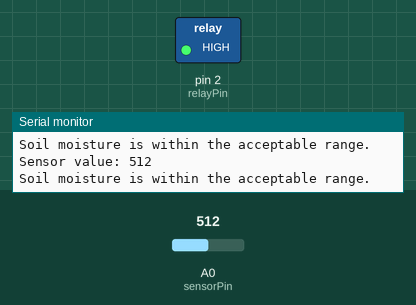
Simulated run of this sketch. Board: Arduino Uno, built with avr-gcc and run on an emulated ATmega328P. Shown: switched loads named in the sketch (green lamp = pin HIGH), the last lines printed to the serial monitor. The test bench sets the inputs (shaded band); at power-on: A0 (sensorPin) = 512.

Above: at 1.3 s.
1.4 s: A0 (sensorPin) set to 685
2.9 s: A0 (sensorPin) set to 711
At 3.4 s:
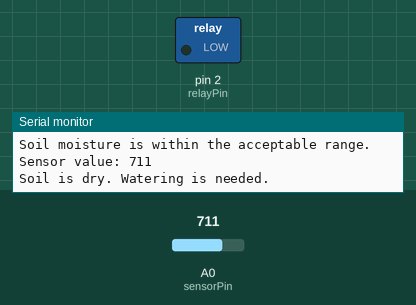
Timing chart, 0 to 5.9 s (numbered marks = the images above; inputs shaded):
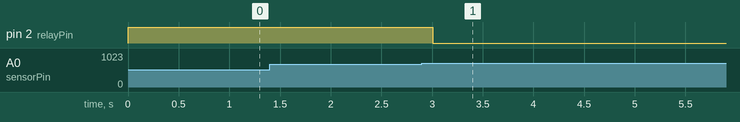

Measured:
- the behaviour switches between 699 and 700 on A0 (sensorPin) (found by bisection; images 0 and 1)
- after the input at 2.9 s, pin 2 (relayPin): HIGH → LOW after 0.11 s

The sketch:

irrigation_system.ino
```cpp
// Define the pin for the soil moisture sensor
const int sensorPin = A0;

// Define the pin for the relay (pump)
const int relayPin = 2; // Assuming pump is on pin 2

// Define the threshold values for soil moisture
// These values may need to be adjusted based on your sensor and environment
const int wetThreshold = 300; // Sensor value below this means soil is wet
const int dryThreshold = 700; // Sensor value above this means soil is dry

void setup() {
  // Initialize the serial communication
  Serial.begin(9600);

  // Set the relay pin as an output
  pinMode(relayPin, OUTPUT);

  // Initially turn off the relay (pump)
  // This assumes an active-low relay, where HIGH turns it off
  digitalWrite(relayPin, HIGH);
}

void loop() {
  // Read the soil moisture sensor value
  int sensorValue = analogRead(sensorPin);

  // Print the sensor value to the serial monitor for debugging
  Serial.print("Sensor value: ");
  Serial.println(sensorValue);

  // Check moisture level and control the pump
  if (sensorValue <= wetThreshold) {
    // Soil is wet, no watering needed
    Serial.println("Soil is wet. Watering is not needed.");
    // Turn off the pump (assuming an active-low relay)
    digitalWrite(relayPin, HIGH);
  } else if (sensorValue >= dryThreshold) {
    // Soil is dry, watering is needed
    Serial.println("Soil is dry. Watering is needed.");
    // Turn on the pump (assuming an active-low relay)
    digitalWrite(relayPin, LOW);
  } else {
    // Soil moisture is within the acceptable range
    Serial.println("Soil moisture is within the acceptable range.");
    // Turn off the pump
    digitalWrite(relayPin, HIGH);
  }

  // Add a short delay to avoid rapid readings and spamming the serial monitor
  delay(500);
}
```
